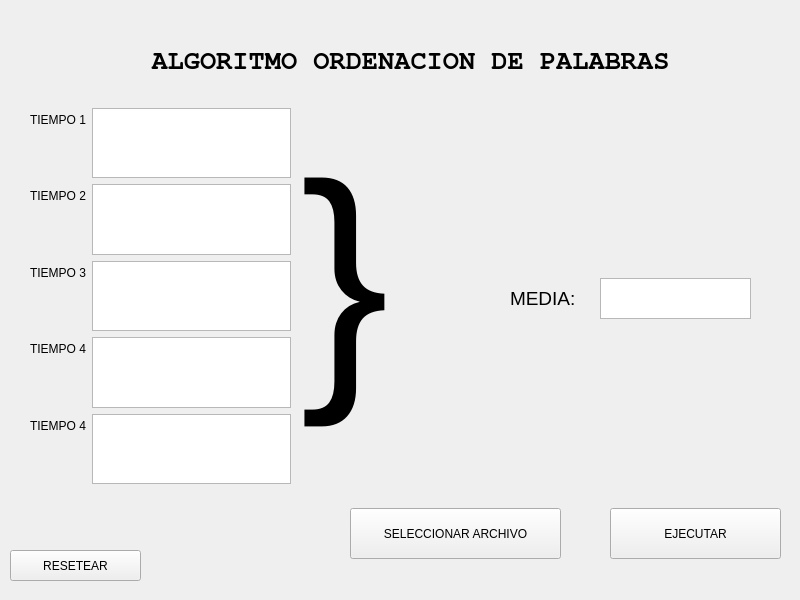
<?xml version="1.0" encoding="UTF-8"?>
<ui version="4.0">
 <class>Ordenacion</class>
 <widget class="QMainWindow" name="Ordenacion">
  <property name="geometry">
   <rect>
    <x>0</x>
    <y>0</y>
    <width>800</width>
    <height>600</height>
   </rect>
  </property>
  <property name="windowTitle">
   <string>MainWindow</string>
  </property>
  <widget class="QWidget" name="centralwidget">
   <widget class="QTextBrowser" name="textBrowser_6">
    <property name="geometry">
     <rect>
      <x>600</x>
      <y>278</y>
      <width>151</width>
      <height>41</height>
     </rect>
    </property>
   </widget>
   <widget class="QPushButton" name="pushButton">
    <property name="geometry">
     <rect>
      <x>350</x>
      <y>508</y>
      <width>211</width>
      <height>51</height>
     </rect>
    </property>
    <property name="text">
     <string>SELECCIONAR ARCHIVO</string>
    </property>
   </widget>
   <widget class="QPushButton" name="pushButton_2">
    <property name="geometry">
     <rect>
      <x>610</x>
      <y>508</y>
      <width>171</width>
      <height>51</height>
     </rect>
    </property>
    <property name="text">
     <string>EJECUTAR</string>
    </property>
   </widget>
   <widget class="QWidget" name="formLayoutWidget">
    <property name="geometry">
     <rect>
      <x>30</x>
      <y>108</y>
      <width>261</width>
      <height>376</height>
     </rect>
    </property>
    <layout class="QFormLayout" name="formLayout">
     <item row="0" column="0">
      <widget class="QLabel" name="label_2">
       <property name="text">
        <string>TIEMPO 1</string>
       </property>
      </widget>
     </item>
     <item row="1" column="0">
      <widget class="QLabel" name="label_3">
       <property name="text">
        <string>TIEMPO 2</string>
       </property>
      </widget>
     </item>
     <item row="0" column="1">
      <widget class="QTextBrowser" name="textBrowser">
       <property name="sizePolicy">
        <sizepolicy hsizetype="Expanding" vsizetype="Expanding">
         <horstretch>0</horstretch>
         <verstretch>0</verstretch>
        </sizepolicy>
       </property>
      </widget>
     </item>
     <item row="1" column="1">
      <widget class="QTextBrowser" name="textBrowser_2">
       <property name="sizePolicy">
        <sizepolicy hsizetype="Expanding" vsizetype="Expanding">
         <horstretch>0</horstretch>
         <verstretch>0</verstretch>
        </sizepolicy>
       </property>
      </widget>
     </item>
     <item row="2" column="0">
      <widget class="QLabel" name="label_4">
       <property name="text">
        <string>TIEMPO 3</string>
       </property>
      </widget>
     </item>
     <item row="2" column="1">
      <widget class="QTextBrowser" name="textBrowser_3"/>
     </item>
     <item row="3" column="0">
      <widget class="QLabel" name="label_5">
       <property name="text">
        <string>TIEMPO 4</string>
       </property>
      </widget>
     </item>
     <item row="3" column="1">
      <widget class="QTextBrowser" name="textBrowser_4"/>
     </item>
     <item row="4" column="0">
      <widget class="QLabel" name="label_6">
       <property name="text">
        <string>TIEMPO 4</string>
       </property>
      </widget>
     </item>
     <item row="4" column="1">
      <widget class="QTextBrowser" name="textBrowser_5"/>
     </item>
    </layout>
   </widget>
   <widget class="QLabel" name="label_8">
    <property name="geometry">
     <rect>
      <x>510</x>
      <y>278</y>
      <width>81</width>
      <height>41</height>
     </rect>
    </property>
    <property name="font">
     <font>
      <pointsize>14</pointsize>
     </font>
    </property>
    <property name="text">
     <string>MEDIA:</string>
    </property>
   </widget>
   <widget class="QLabel" name="label">
    <property name="geometry">
     <rect>
      <x>90</x>
      <y>30</y>
      <width>641</width>
      <height>61</height>
     </rect>
    </property>
    <property name="font">
     <font>
      <family>FreeMono</family>
      <pointsize>20</pointsize>
      <weight>75</weight>
      <bold>true</bold>
     </font>
    </property>
    <property name="text">
     <string>ALGORITMO ORDENACION DE PALABRAS</string>
    </property>
    <property name="alignment">
     <set>Qt::AlignCenter</set>
    </property>
   </widget>
   <widget class="QLabel" name="label_7">
    <property name="geometry">
     <rect>
      <x>300</x>
      <y>98</y>
      <width>181</width>
      <height>361</height>
     </rect>
    </property>
    <property name="font">
     <font>
      <pointsize>250</pointsize>
     </font>
    </property>
    <property name="text">
     <string>}</string>
    </property>
   </widget>
   <widget class="QPushButton" name="pushButton_3">
    <property name="geometry">
     <rect>
      <x>10</x>
      <y>550</y>
      <width>131</width>
      <height>31</height>
     </rect>
    </property>
    <property name="text">
     <string>RESETEAR</string>
    </property>
   </widget>
  </widget>
 </widget>
 <resources/>
 <connections/>
</ui>
